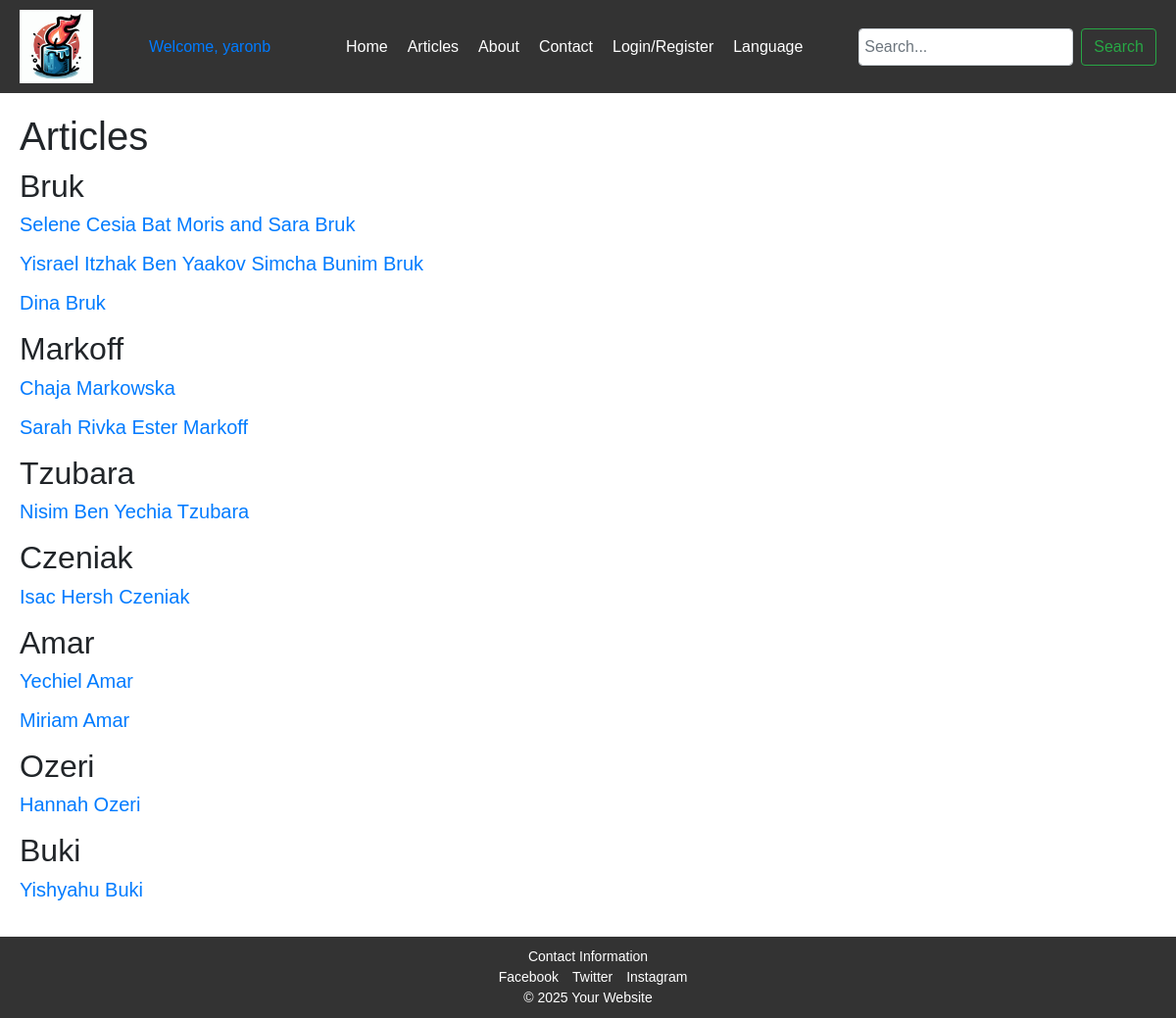
/articles (signed in), run on the app's committed database.
### app/models.py (models this page shows, shortened)
class User(UserMixin, db.Model):
    id = db.Column(db.Integer, primary_key=True)
    username = db.Column(db.String(64), unique=True, nullable=False)
    email = db.Column(db.String(120), unique=True, nullable=False)
    password_hash = db.Column(db.String(128))
    joined_at = db.Column(db.DateTime, default=datetime.utcnow)
    role = db.Column(db.String(64), default='user', nullable=False)
    posts = db.relationship('Post', backref='author', lazy=True)
    comments = db.relationship('Comment', backref='author', lazy=True)
    families = db.relationship('Family', secondary=user_families, backref=db.backref('users', lazy=True))

class Family(db.Model):
    id = db.Column(db.Integer, primary_key=True)
    name = db.Column(db.String(128), nullable=False, unique=True)
    name_he = db.Column(db.String(128), nullable=False, unique=True)
    members = db.relationship('Post', backref='family', lazy=True)

class Post(db.Model):
    id = db.Column(db.Integer, primary_key=True)
    title = db.Column(db.String(140), nullable=False)
    title_he = db.Column(db.String(140), nullable=False)
    publication_date = db.Column(db.DateTime, default=datetime.utcnow)
    user_id = db.Column(db.Integer, db.ForeignKey('user.id'), nullable=False)
    gregorian_death_date = db.Column(db.Date, nullable=False)
    hebrew_year = db.Column(db.Integer, nullable=False)
    hebrew_month = db.Column(db.Integer, nullable=False)
    hebrew_day = db.Column(db.Integer, nullable=False)
    family_id = db.Column(db.Integer, db.ForeignKey('family.id'), nullable=False)
    comments = db.relationship('Comment', backref='post', lazy=True)
    milestones = db.relationship('Milestone', backref='post', lazy=True, cascade="all, delete-orphan")

### app/main/routes.py (the view)
@main.route('/articles', endpoint='articles')
def articles():
    try:
        families = Family.query.all()  # Fetch all families
        return render_template('en/articles.html', families=families)  # Pass families to the template
    except Exception as e:
        print(f"Error rendering template: {e}")
        return str(e)

### app/main/templates/en/articles.html (shortened to what this page needs)
{% extends "en/layout.html" %}
{% block content %}
<h1>Articles</h1>
{% for family in families %}
<h2>{{ family.name }}</h2>
{% for post in family.members %}
<div class="article">
    <h5><a href="{{ url_for('main.article', post_id=post.id) }}">{{ post.title }}</a></h5>
</div>
{% endfor %}
{% endfor %}
{% endblock %}

### app/main/templates/en/layout.html (shortened to what this page needs)
<!DOCTYPE html>
<html lang="en">
<head>
    <link href="https://stackpath.bootstrapcdn.com/bootstrap/4.5.2/css/bootstrap.min.css" rel="stylesheet">
    <link rel="stylesheet" href="{{ url_for('static', filename='css/styles.css') }}">
</head>
<body>
    <header>
        <img src="{{ url_for('static', filename='images/candlelogo.png') }}" alt="Yizkor Logo" style="width:75px; height:auto;">
        {% if current_user.is_authenticated %}
        <span class="navbar-text">
            <a class="navbar-text" href="{{ url_for('main.user') }}">
                Welcome, {{ current_user.username }}
            </a>
        </span>
        {% endif %}
        <nav>
            <ul>
                <li><a href="{{ url_for('main.index') }}">Home</a></li>
                <li class="dropdown">
                    <a href="{{ url_for('main.articles') }}">Articles</a>
                </li>
                <li><a href="{{ url_for('main.about') }}">About</a></li>
                <li><a href="{{ url_for('main.contact') }}">Contact</a></li>
                <li class="dropdown">
                    <a href="#">Login/Register</a>
                </li>
                <li class="dropdown">
                    <a href="#">Language</a>
                </li>
            </ul>
        </nav>
        <div class="search-bar">
            <form class="form-inline my-2 my-lg-0" method="GET" action="{{ url_for('main.search') }}">
                <input class="form-control mr-sm-2" type="search" placeholder="Search..." aria-label="Search" name="query">
                <button class="btn btn-outline-success my-2 my-sm-0" type="submit">Search</button>
            </form>
        </div>
    </header>
    <main>
        {% block content %}{% endblock %}
    </main>
    <footer>
        <div class="contact">Contact Information</div>
        <div class="social-media">
            <a href="#">Facebook</a>
            <a href="#">Twitter</a>
            <a href="#">Instagram</a>
        </div>
        <div class="copyright">© 2025 Your Website</div>
    </footer>
</body>
</html>

### app/static/css/styles.css (style rules this page uses)
body { display: flex; flex-direction: column; min-height: 100vh; margin: 0; font-family: Arial, sans-serif; }
header { display: flex; justify-content: space-between; align-items: center; padding: 10px 20px; background-color: #333; color: white; }
nav ul { list-style: none; margin: 0; padding: 0; display: flex; }
nav ul li { margin-left: 20px; }
nav ul li a { color: white; text-decoration: none; font-size: 16px; }
.search-bar input { padding: 5px; font-size: 16px; }
main { flex: 1; padding: 20px; }
footer { padding: 10px 20px; background-color: #333; color: white; text-align: center; margin-top: auto; }
footer .contact, footer .social-media, footer .copyright { font-size: 14px; }
footer .social-media a { margin-left: 10px; color: white; text-decoration: none; }
form { max-width: 600px; margin: 0 auto; }

### data on the page
User: username "yaronb"
Family: name "Bruk"
Post: title "Selene Cesia Bat Moris and Sara Bruk"
Post: title "Yisrael Itzhak Ben Yaakov Simcha Bunim Bruk"
Post: title "Dina Bruk"
Family: name "Markoff"
Post: title "Chaja Markowska"
Post: title "Sarah Rivka Ester Markoff"
Family: name "Tzubara"
Post: title "Nisim Ben Yechia Tzubara"
Family: name "Czeniak"
Post: title "Isac Hersh Czeniak"
Family: name "Amar"
Post: title "Yechiel Amar"
Post: title "Miriam Amar"
Family: name "Ozeri"
Post: title "Hannah Ozeri"
Family: name "Buki"
Post: title "Yishyahu Buki"
